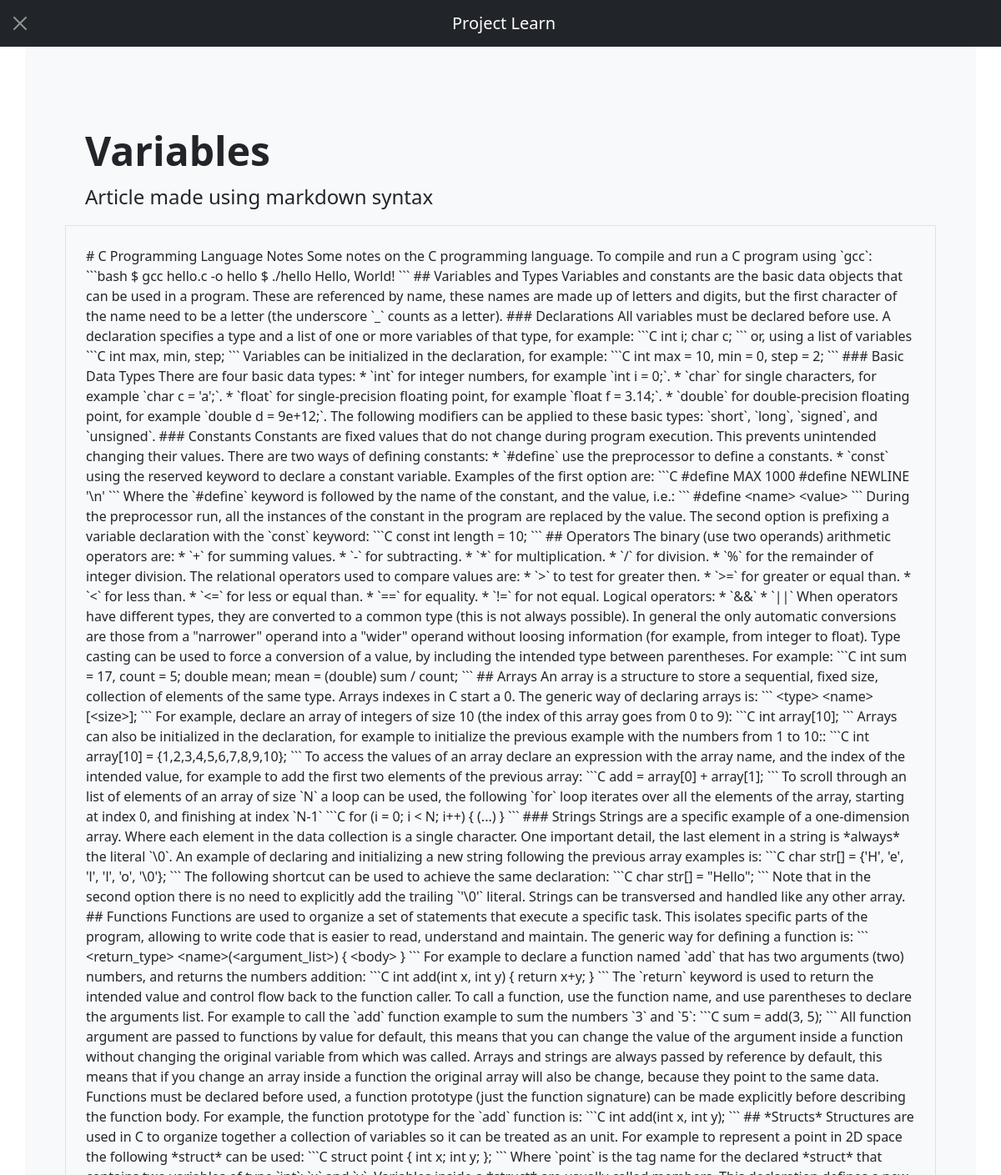
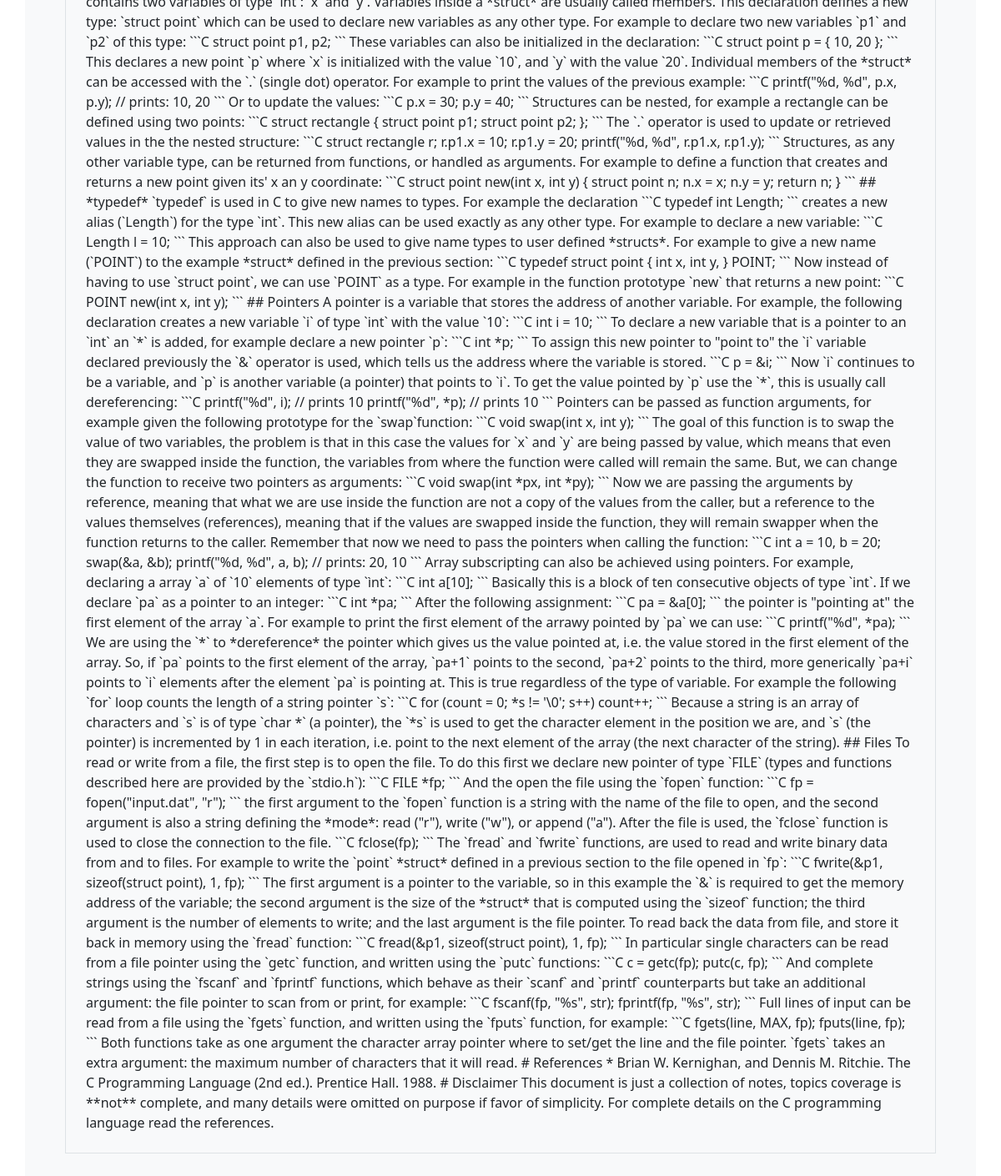
Page /admin/topic/show?topic_id=1 (signed in) on the committed database (2 pictures, top to bottom).
### tables this page shows
CREATE TABLE topics (
  id          INTEGER PRIMARY KEY AUTOINCREMENT,
  name        TEXT,
  content     TEXT,
  subject_id  INTEGER,
  FOREIGN KEY(subject_id) REFERENCES subjects(id)
);

### admin.py (the view)
@bp.route('/topic/show')
def topic_show():
    topic_id = request.args.get('topic_id')
    topic = get_db().execute(
        f"SELECT * FROM topics where id = '{topic_id}'"
    ).fetchone()
    print('topic data', topic_id, topic)
    return render_template('admin/topic-show.html', topic=topic)

### admin.py (called while the page is built)
@bp.before_app_request
def load_admin_loggedin():
    admin_logged_in = session.get('admin')
    user_id = session.get('user_id')
    if admin_logged_in is None:
        g.admin = None
        login_path = url_for('auth.login')
        print('user_id:', user_id)
        if request.path != login_path and user_id is None:
            return redirect(login_path)
    else:
        g.admin = True
        g.user = get_db().execute("SELECT * FROM users WHERE id = '1'").fetchone()

### auth.py (called while the page is built)
@bp.before_app_request
def load_logged_in_user():
    user_id = session.get('user_id')
    if user_id is None:
        g.user = None
    else:
        g.user = get_db().execute(
            'SELECT * FROM users WHERE id = ?', (user_id,)
        ).fetchone()
        print('g.user', g.user)

### db.py (called while the page is built)
def get_db():
    if 'db' not in g:
        g.db = sqlite3.connect(
            current_app.config['DATABASE'],
            detect_types=sqlite3.PARSE_DECLTYPES
        )
        g.db.row_factory = sqlite3.Row
    return g.db

### templates/admin/topic-show.html (shortened to what this page needs)
<!DOCTYPE html>
<html lang="en">
<head>
    <link href="https://cdn.jsdelivr.net/npm/bootstrap@5.1.3/dist/css/bootstrap.min.css" rel="stylesheet"
>
</head>
<body>
    <nav class="navbar navbar-dark bg-dark">
        <div class="container-fluid">
            <a href="{{ url_for('admin.subjects_show', subject_id= topic.subject_id)}}"
                class="btn-close btn-close-white" aria-label="Close"></a>
            <a class="navbar-brand" href="{{url_for('admin.admin_home')}}">Project Learn</a>
        </div>
    </nav>
    <div class="container">
        <div class="row align-items-md-stretch">
            <div class="p-5 mb-4 bg-light rounded-3">
                <div class="container-fluid pt-5">
                    <h1 class="display-5 fw-bold">{{ topic.name }}</h1>
                    <p class="col-md-8 fs-4">Article made using markdown syntax</p>
                </div>
                <div id="container" class="bg-light border p-4">
                    {{topic.content}}
                </div>
            </div>
        </div>
</body>
</html>

### rows in the picture
topics: name "Variables", content "# C Programming Language Notes Some notes on the C programming language. To compile and run a C program using `gcc`: ```bash $ gcc hello.c -o hello $ ./hello Hello, World! ``` ## Variables and Types Variables and constants are the basic data objects that can be used in a program. These are referenced by name, these names are made up of letters and digits, but the first character of the name need to be a letter (the underscore `_` counts as a letter). ### Declarations All variables must be declared before use. A declaration specifies a type and a list of one or more variables of that type, for example: ```C int i; char c; ``` or, using a list of variables ```C int max, min, step; ```…"
